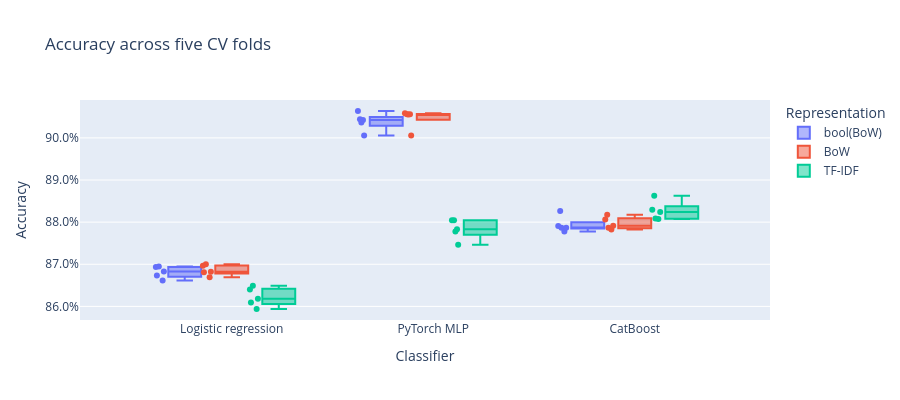

The code cell stored with this chart in its notebook:
### Code cell
import plotly.express as px

fig = px.box(
    fold_scores,
    x="Classifier",
    y="Accuracy",
    color="Representation",
    boxmode="group",
    points="all",
    hover_data=["Fold"],
    title="Accuracy across five CV folds",
    height=400,
)
fig.update_yaxes(tickformat=".1%")
fig.show()

### Figure 1 — Plotly figure (JSON) as saved in the notebook; plotly's stock layout.template omitted (floating-point values rounded to 4 significant figures)
{"data": [{"alignmentgroup": "True", "boxpoints": "all", "customdata": [[1], [1], [1], [2], [2], [2], [3], [3], [3], [4], [4], [4], [5], [5], [5]], "hovertemplate": "Representation=bool(BoW)<br>Classifier=%{x}<br>Accuracy=%{y}<br>Fold=%{customdata[0]}<extra></extra>", "legendgroup": "bool(BoW)", "marker": {"color": "#636efa"}, "name": "bool(BoW)", "notched": false, "offsetgroup": "bool(BoW)", "orientation": "v", "showlegend": true, "type": "box", "x": ["Logistic regression", "PyTorch MLP", "CatBoost", "Logistic regression", "PyTorch MLP", "CatBoost", "Logistic regression", "PyTorch MLP", "CatBoost", "Logistic regression", "PyTorch MLP", "CatBoost", "Logistic regression", "PyTorch MLP", "CatBoost"], "x0": " ", "xaxis": "x", "y": [0.8695, 0.9036, 0.8787, 0.8661, 0.9006, 0.8787, 0.8683, 0.9045, 0.8791, 0.8693, 0.9064, 0.8826, 0.8673, 0.9042, 0.8778], "y0": " ", "yaxis": "y"}, {"alignmentgroup": "True", "boxpoints": "all", "customdata": [[1], [1], [1], [2], [2], [2], [3], [3], [3], [4], [4], [4], [5], [5], [5]], "hovertemplate": "Representation=BoW<br>Classifier=%{x}<br>Accuracy=%{y}<br>Fold=%{customdata[0]}<extra></extra>", "legendgroup": "BoW", "marker": {"color": "#EF553B"}, "name": "BoW", "notched": false, "offsetgroup": "BoW", "orientation": "v", "showlegend": true, "type": "box", "x": ["Logistic regression", "PyTorch MLP", "CatBoost", "Logistic regression", "PyTorch MLP", "CatBoost", "Logistic regression", "PyTorch MLP", "CatBoost", "Logistic regression", "PyTorch MLP", "CatBoost", "Logistic regression", "PyTorch MLP", "CatBoost"], "x0": " ", "xaxis": "x", "y": [0.8696, 0.9059, 0.8787, 0.8669, 0.9006, 0.8806, 0.8681, 0.9056, 0.8791, 0.87, 0.9056, 0.8817, 0.8682, 0.9056, 0.8782], "y0": " ", "yaxis": "y"}, {"alignmentgroup": "True", "boxpoints": "all", "customdata": [[1], [1], [1], [2], [2], [2], [3], [3], [3], [4], [4], [4], [5], [5], [5]], "hovertemplate": "Representation=TF-IDF<br>Classifier=%{x}<br>Accuracy=%{y}<br>Fold=%{customdata[0]}<extra></extra>", "legendgroup": "TF-IDF", "marker": {"color": "#00cc96"}, "name": "TF-IDF", "notched": false, "offsetgroup": "TF-IDF", "orientation": "v", "showlegend": true, "type": "box", "x": ["Logistic regression", "PyTorch MLP", "CatBoost", "Logistic regression", "PyTorch MLP", "CatBoost", "Logistic regression", "PyTorch MLP", "CatBoost", "Logistic regression", "PyTorch MLP", "CatBoost", "Logistic regression", "PyTorch MLP", "CatBoost"], "x0": " ", "xaxis": "x", "y": [0.864, 0.8778, 0.8808, 0.861, 0.8746, 0.8808, 0.8618, 0.8805, 0.8824, 0.8649, 0.8805, 0.8863, 0.8594, 0.8783, 0.8829], "y0": " ", "yaxis": "y"}], "layout": {"boxmode": "group", "height": 400, "legend": {"title": {"text": "Representation"}, "tracegroupgap": 0}, "title": {"text": "Accuracy across five CV folds"}, "xaxis": {"anchor": "y", "domain": [0, 1], "title": {"text": "Classifier"}}, "yaxis": {"anchor": "x", "domain": [0, 1], "tickformat": ".1%", "title": {"text": "Accuracy"}}}}
